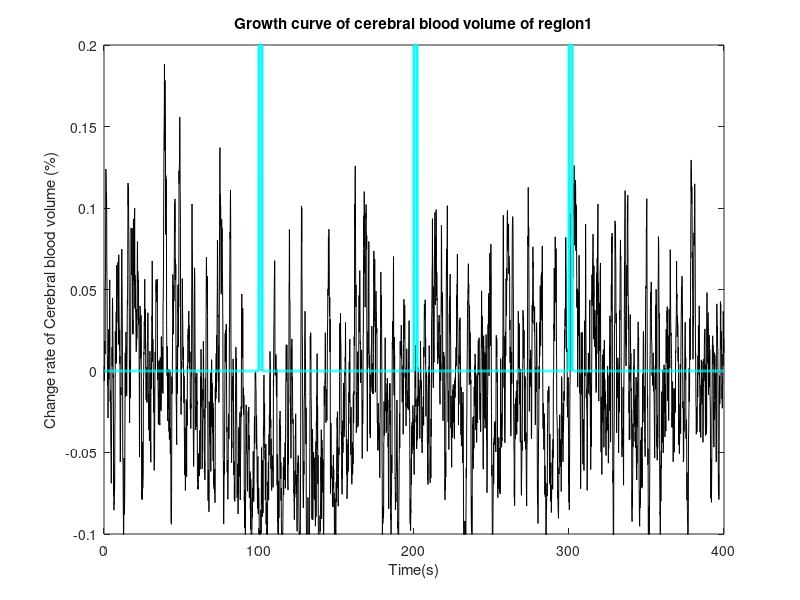
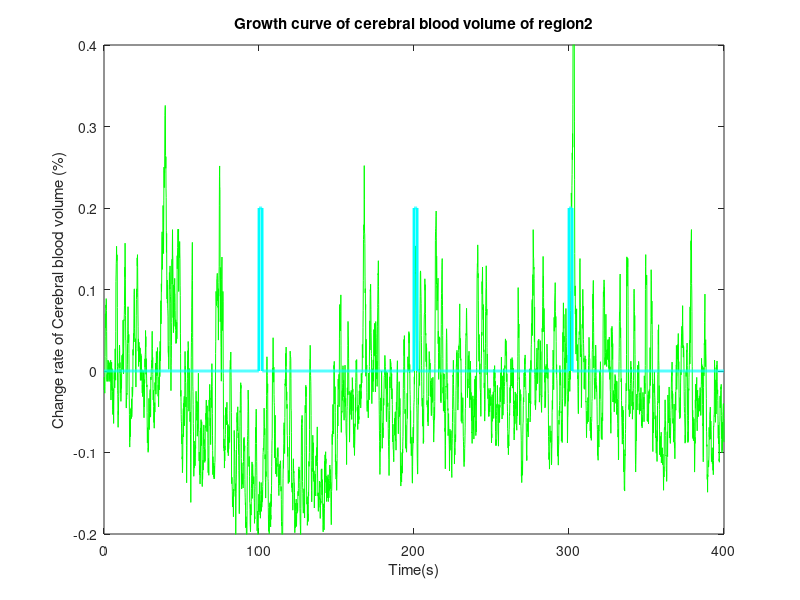

MATLAB code for these plots, in order:
clear;
clc;
%load roi_average2.mat;
load roi_dF.mat;



%% 平滑滤波

windows =10;        %设置窗口数量        filter（b,a,x）;
b = 1/windows*(ones(1,windows));              %移动平均滤波器

figure
stim = filter(b,1,roi_dF(1,:));
grid on
plot(stim,'k-')
hold on
set(gca,'xtick',[0 1000 2000 3000 4000],'xticklabel',{'0' '100' '200' '300' '400'})
axis([0 4000 -0.1 0.2])
xlabel('Time(s)')
ylabel('Change rate of Cerebral blood volume (%)')
title('Growth curve of cerebral blood volume of region1')

stimulus(1000:1020)=0.2;
stimulus(2000:2020)=0.2;
stimulus(3000:3020)=0.2;
stimulus(3021:4000)=0;
plot(stimulus,"LineWidth",2,"Color","c")


figure
stim = filter(b,1,roi_dF(2,:));
grid on
plot1=plot(stim,'g-');
hold on
% plot1.Color(4) = 0.5;
stimulus(1000:1020)=0.2;
stimulus(2000:2020)=0.2;
stimulus(3000:3020)=0.2;
stimulus(3021:4000)=0;
plot(stimulus,"LineWidth",2,"Color","c")
set(gca,'xtick',[0 1000 2000 3000 4000],'xticklabel',{'0' '100' '200' '300' '400'})
axis([0 4000 -0.2 0.4])
xlabel('Time(s)')
ylabel('Change rate of Cerebral blood volume (%)')
title('Growth curve of cerebral blood volume of region2')

% figure
% stim = filter(b,1,roi_dF(3,:));
% grid on
% plot1=plot(stim,'b-');
% hold on 
% stimulus(1500:1520)=0.2;
% stimulus(2500:2520)=0.2;
% stimulus(3500:3520)=0.2;
% stimulus(4500:4520)=0.2;
% stimulus(4521:6000)=0;
% plot(stimulus)
% % plot1.Color(4) = 0.4;
% set(gca,'xtick',[0 1500 2500 3500 4500 6000],'xticklabel',{'0' '150' '250' '350' '450' '600'})
% axis([0 6000 -0.5 0.8])
% xlabel('Time(s)')
% ylabel('Change rate of Cerebral blood volume (%)')
% title('Growth curve of cerebral blood volume of region3')
% 
% figure
% stim = filter(b,1,roi_dF(4,:));
% axis([0 6000 -0.5 0.6])
% grid on
% plot1=plot(stim,'m-');
% hold on
% % plot1.Color(4) = 0.5;
% set(gca,'xtick',[0 1500 2500 3500 4500 6000],'xticklabel',{'0' '150' '250' '350' '450' '600'})
% axis([0 6000 -0.5 0.5])
% xlabel('Time(s)')
% ylabel('Change rate of Cerebral blood volume (%)')
% title('Growth curve of cerebral blood volume of region4')
% stimulus(1500:1520)=0.2;
% stimulus(2500:2520)=0.2;
% stimulus(3500:3520)=0.2;
% stimulus(4500:4520)=0.2;
% stimulus(4521:6000)=0;
% plot(stimulus)

%hold on
%%%%%%%%%%%%%%%%%%%%%%

% windows = 20;        %设置窗口数量        filter（b,a,x）;
% B = 2/windows*(ones(2,windows));              %移动平均滤波器
% stim = filter(B,2,roi_average1);
% %save stim.mat stim;
% grid on
% plot(stim)
% hold on
% 
% stim = filter(B,2,roi_average2);
% %save stim.mat stim;
% grid on
% plot(stim)
% hold on
% 
% stim = filter(B,2,roi_average3);
% %save stim.mat stim;
% grid on
% plot(stim)
% hold on
% 
% xlabel('frame rate')
% ylabel('Cerebral blood volume')
% title('Average blood flow curve')
% hold off

%%%%%%%%%%%%%%% 
% t=0:1:32000;
% stimulus=zeros(1,length(t));
% stimulus(1200:1280)=0.2;
% plot(stimulus)
% hold off

%%%%%%%%%%%%%%%%%%%%%%%%%%
% y=-0.5:0.5;
% x=zeros(1,length(y));
% plot(x,y)
%axis([0 6000 -0.3 3]);
% hold off
% figure
% stim=x1(401:3200);
% save stim.mat stim
% plot([0:0.5:1400],stim)